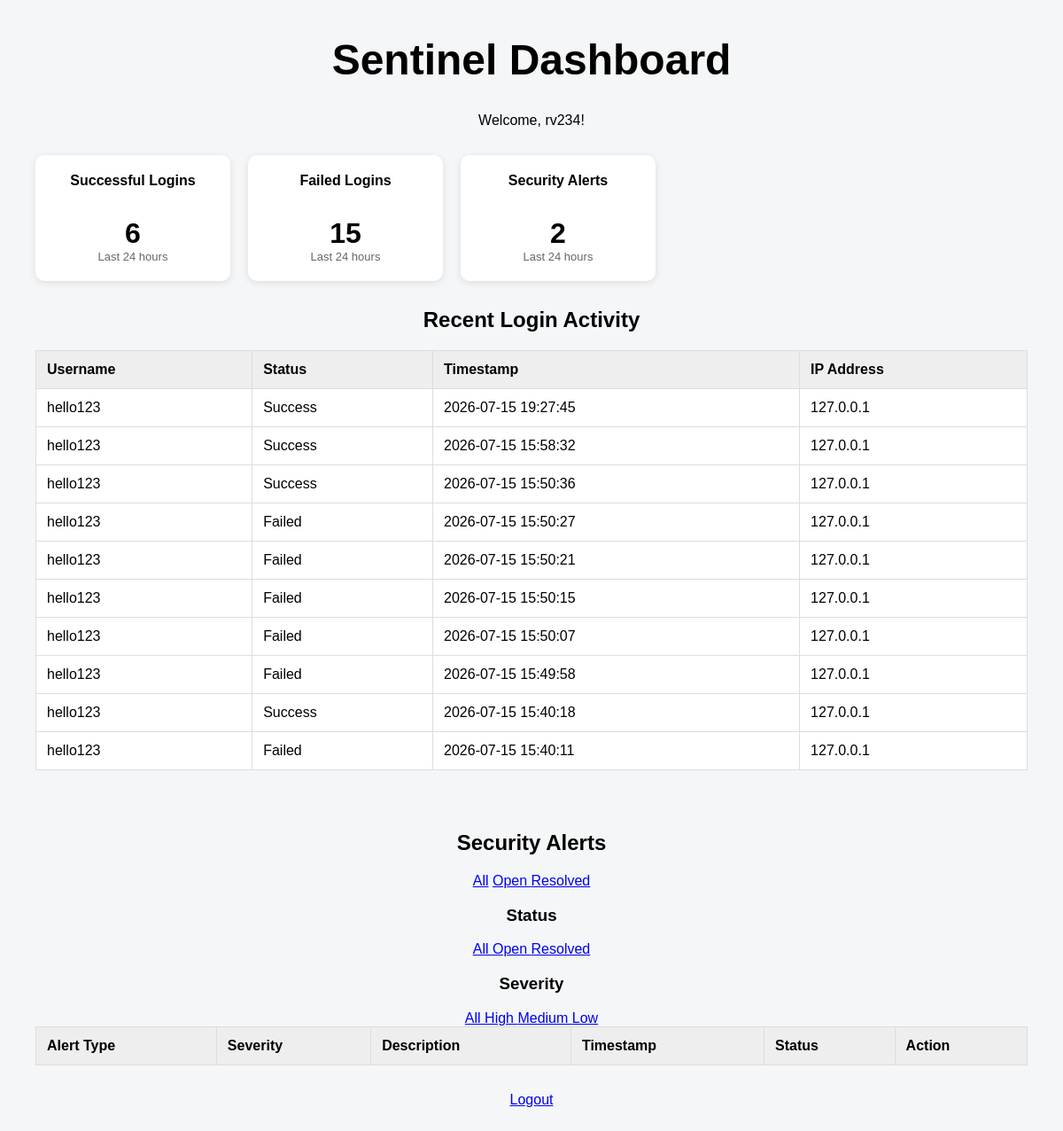
Screenshot of /dashboard?severity=MEDIUM (signed in) with the database file from the repository.
### tables this page shows
CREATE TABLE login_attempts (
            id INTEGER PRIMARY KEY AUTOINCREMENT,
            username TEXT NOT NULL,
            success INTEGER NOT NULL,
            timestamp DATETIME DEFAULT CURRENT_TIMESTAMP,
            ip_address TEXT NOT NULL
        );

### app.py (the view)
@app.route("/dashboard")
def dashboard():
    if "user_id" not in session:
        return redirect(url_for("login"))
    status_filter = request.args.get("status")
    severity_filter = request.args.get("severity")
    if status_filter not in ["OPEN", "RESOLVED"]:
        status_filter = None
    if severity_filter not in ["HIGH", "MEDIUM", "LOW"]:
        severity_filter = None
    attempts = get_recent_login_attempts()
    alerts = get_recent_security_alerts(
        status=status_filter,
        severity=severity_filter
    )
    stats = get_dashboard_stats()
    return render_template(
        "dashboard.html",
        username=session["username"],
        attempts=attempts,
        alerts=alerts,
        stats=stats,
        status_filter=status_filter,
        severity_filter=severity_filter
    )

### database.py (called while the page is built)
def get_recent_login_attempts(limit=10):
    with sqlite3.connect("sentinel.db", timeout=10) as connection:
        cursor = connection.cursor()
        cursor.execute(
            """
            SELECT username, success, timestamp, ip_address
            FROM login_attempts
            ORDER BY timestamp DESC
            LIMIT ?
            """,
            (limit,)
        )
        attempts = cursor.fetchall()
        return attempts

def get_recent_security_alerts(limit=10, status=None, severity=None):
    with sqlite3.connect("sentinel.db", timeout=10) as connection:
        cursor = connection.cursor()
        query = """
            SELECT id, alert_type, severity, description, timestamp, status
            FROM security_alerts
            WHERE 1 = 1
        """
        parameters = []
        if status:
            query += " AND status = ?"
            parameters.append(status)
        if severity:
            query += " AND severity = ?"
            parameters.append(severity)
        query += " ORDER BY timestamp DESC LIMIT ?"
        parameters.append(limit)
        cursor.execute(query, parameters)
        return cursor.fetchall()

### templates/dashboard.html (shortened to what this page needs)
<link rel="stylesheet" href="{{ url_for('static', filename='style.css') }}">
<body>
    <h1>Sentinel Dashboard</h1>
    <p>Welcome, {{ username }}!</p>
    <div class="stats-container">
        <div class="stat-card">
            <h3>Successful Logins</h3>
            <p>{{ stats["successful_logins"] }}</p>
            <span>Last 24 hours</span>
        </div>
        <div class="stat-card">
            <h3>Failed Logins</h3>
            <p>{{ stats["failed_logins"] }}</p>
            <span>Last 24 hours</span>
        </div>
        <div class="stat-card">
            <h3>Security Alerts</h3>
            <p>{{ stats["total_alerts"] }}</p>
            <span>Last 24 hours</span>
        </div>
    </div>
    <h2>Recent Login Activity</h2>
    <table border="1">
        <tr>
            <th>Username</th>
            <th>Status</th>
            <th>Timestamp</th>
            <th>IP Address</th>
        </tr>
        {% for attempt in attempts %}
        <tr>
            <td>{{ attempt[0] }}</td>
            <td>
                {% if attempt[1] == 1 %}
                    Success
                {% else %}
                    Failed
                {% endif %}
            </td>
            <td>{{ attempt[2] }}</td>
            <td>{{ attempt[3] }}</td>
        </tr>
        {% endfor %}
    </table>
    <br>
    <h2>Security Alerts</h2>
        <div class="filters">
            <a href="{{ url_for('dashboard') }}">All</a>
            <a href="{{ url_for('dashboard', status='OPEN') }}">
                Open
            </a>
            <a href="{{ url_for('dashboard', status='RESOLVED') }}">
                Resolved
            </a>
        </div>
        <div class="filters">
            <h3>Status</h3>
            <a href="{{ url_for('dashboard', severity=severity_filter) }}">
                All
            </a>
            <a href="{{ url_for('dashboard', status='OPEN', severity=severity_filter) }}">
                Open
            </a>
            <a href="{{ url_for('dashboard', status='RESOLVED', severity=severity_filter) }}">
                Resolved
            </a>
        </div>
        <div class="filters">
            <h3>Severity</h3>
            <a href="{{ url_for('dashboard', status=status_filter) }}">
                All
            </a>
            <a href="{{ url_for('dashboard', status=status_filter, severity='HIGH') }}">
                High
            </a>
            <a href="{{ url_for('dashboard', status=status_filter, severity='MEDIUM') }}">
                Medium
            </a>
            <a href="{{ url_for('dashboard', status=status_filter, severity='LOW') }}">
                Low
            </a>
        </div>
    <table>
        <tr>
            <th>Alert Type</th>
            <th>Severity</th>
            <th>Description</th>
            <th>Timestamp</th>
            <th>Status</th>
            <th>Action</th>
        </tr>
    </table>
    <a href="{{ url_for('logout') }}">Logout</a>
</body>

### static/style.css (style rules this page uses)
body { font-family: Arial, sans-serif; background:#f4f4f4; text-align:center; padding-top:100px; }
h1 { font-size:48px; }
body { font-family: Arial, sans-serif; background: #f4f6f8; margin: 0; padding: 40px; }
.stats-container { display: flex; gap: 20px; margin: 30px 0; }
.stat-card { background: white; padding: 20px; border-radius: 10px; min-width: 180px; box-shadow: 0 2px 8px rgba(0, 0, 0, 0.1); }
.stat-card h3 { margin-top: 0; font-size: 16px; }
.stat-card p { font-size: 32px; font-weight: bold; margin-bottom: 0; }
.stat-card span { font-size: 13px; color: #666; }
table { width: 100%; border-collapse: collapse; background: white; margin-bottom: 30px; }
th, td { padding: 12px; border: 1px solid #ddd; text-align: left; }
th { background: #eeeeee; }

### rows the page displays
login_attempts: username "hello123", success "Success", timestamp "2026-07-15 19:27:45", ip_address "127.0.0.1"
login_attempts: username "hello123", success "Success", timestamp "2026-07-15 15:58:32", ip_address "127.0.0.1"
login_attempts: username "hello123", success "Success", timestamp "2026-07-15 15:50:36", ip_address "127.0.0.1"
login_attempts: username "hello123", success "Failed", timestamp "2026-07-15 15:50:27", ip_address "127.0.0.1"
login_attempts: username "hello123", success "Failed", timestamp "2026-07-15 15:50:21", ip_address "127.0.0.1"
login_attempts: username "hello123", success "Failed", timestamp "2026-07-15 15:50:15", ip_address "127.0.0.1"
login_attempts: username "hello123", success "Failed", timestamp "2026-07-15 15:50:07", ip_address "127.0.0.1"
login_attempts: username "hello123", success "Failed", timestamp "2026-07-15 15:49:58", ip_address "127.0.0.1"
login_attempts: username "hello123", success "Success", timestamp "2026-07-15 15:40:18", ip_address "127.0.0.1"
login_attempts: username "hello123", success "Failed", timestamp "2026-07-15 15:40:11", ip_address "127.0.0.1"

### other values shown
{{ username }} "rv234"
{{ stats["successful_logins"] }} "6"
{{ stats["failed_logins"] }} "15"
{{ stats["total_alerts"] }} "2"
